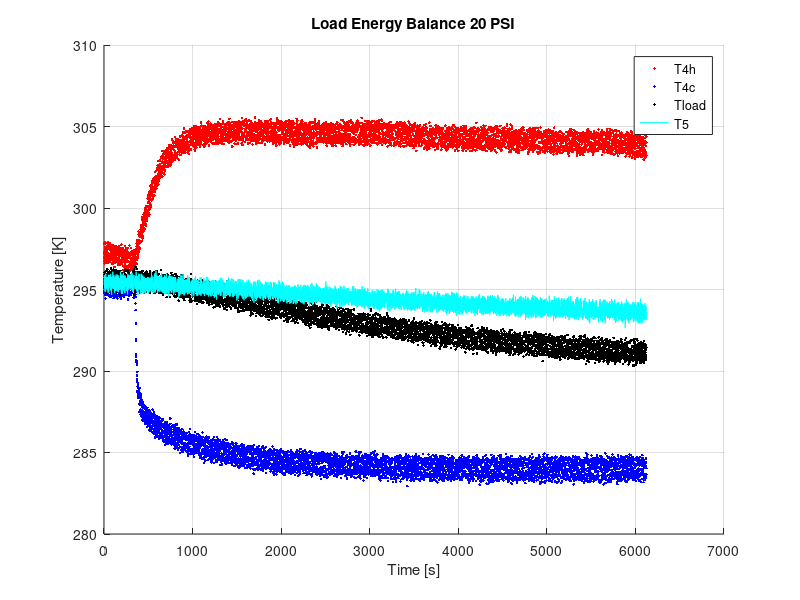
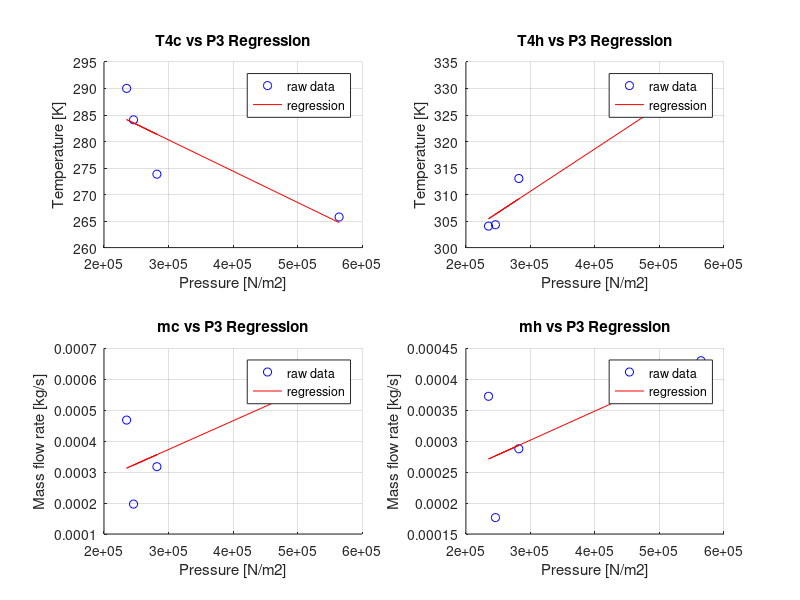
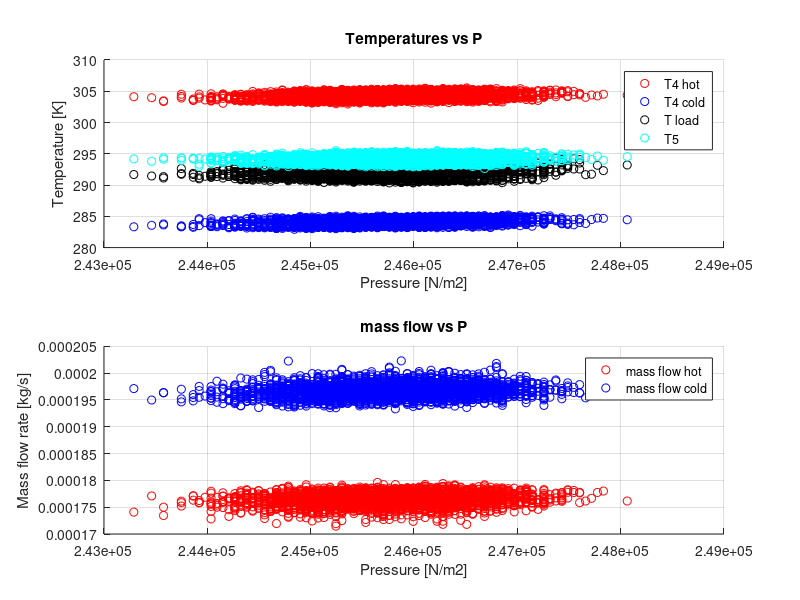
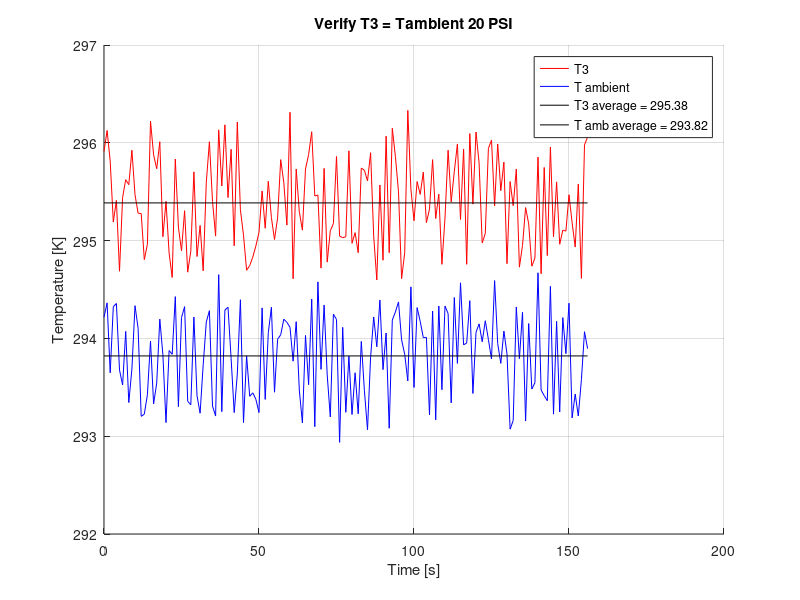

Write MATLAB code to recreate these figures, in order.
% Reset Console
clc
clear all
clf
%%

%load('0psi_T4c-T5');
load('20psi_T4c-T5');
%load('20psi_T3-Tamb_ss');
load('p4c20');

%constants
    plab = 14.84; %psi
    plab = plab * 6894.76; %convert to [N/m2]
    amb_temp = 71.15; %F
    amb_temp = (5/9) .* (amb_temp - 32) + 273.15; %convert to [K]
    R = 287; %gas constant
    cp = 1006; %pressure constant
    
%convert gauge p to N/m2 absolute pressure = gauge_p + ambient_p
    P3_20 = (P_3_20psi .*6895)  + plab;
    P4c20 = (p4c(1:end,2) .*6895)  + plab;
    P5_20 = (P_5_20psi .*6895)  + plab;
    
%absolute temperatures (K)
    T4h20 = ((5./9) .* (T_4_h_20psi - 32)) + 273.15;
    T4c20 = ((5./9) .* (T_4_c_20psi - 32)) + 273.15;
    Tload = ((5./9) .* (T_load_20psi - 32)) + 273.15;
    T5 = ((5./9) .* (T_5_20psi - 32)) + 273.15; 
    
%mass flow rates to kg/s
    Vc20 = v_dot_cold_20psi ./ 60000;
    Vh20 = v_dot_hot_20psi ./ 60000;
    mc20 = (plab .* Vc20(1:end-1))./(R .* T5);
    mh20 = (plab .* Vh20(1:end-1))./(R .* T4h20);
    input_m20 = mc20 + mh20;
    
%load steady state analysis
figure(1)
hold on
grid on
plot(p4c(1:end,1),T4h20,'r.')
plot(p4c(1:end,1),T4c20,'b.')
plot(p4c(1:end,1),Tload,'k.')
plot(p4c(1:end,1),T5,'c')
xlabel('Time [s]')
ylabel('Temperature [K]')
legend('T4h','T4c','Tload','T5')
title('Load Energy Balance 20 PSI')
hold off
    
%Rins_20 = (amb_temp - Tloadss) ./ (mcss .* cp .* (T5ss - T4css)) %for nom psi = 20

% T4h20_s = mean(T4h20(2000:end));
% T4c20_s = mean(T4c20(2000:end));
% mc20_s = mean(mc20(2000:end));
% mh20_s = mean(mh20(2000:end));
% P3_20_s = mean(P3_20(2000:end));
% P4c20_s = mean(P4c20(2000:end));
% P5_20_s = mean(P5_20(2000:end));
% Tload_s = mean(Tload(2000:end));
% T5_s = mean(T5(2000:end));

load('points')

[x1,y1] = polyfit(P3_20_s,T4c20_s,1);%lin reg T4c
[x2,y2] = polyfit(P3_20_s,T4h20_s,1);%lin reg T4h
[x3,y3] = polyfit(P3_20_s,mc20_s,1);%lin reg mc
[x4,y4] = polyfit(P3_20_s,mh20_s,1);%lin reg mh

figure(2)
hold on
grid on
%plot(P3_s,(x1(1).*P3) + x1(2),'k-')
subplot(2,2,1)
hold on
grid on
plot(P3_20_s,T4c20_s,'bo')
plot(P3_20_s,(x1(1).*P3_20_s) + x1(2),'r')
title('T4c vs P3 Regression')
legend('raw data', 'regression')
xlabel('Pressure [N/m2]')
ylabel('Temperature [K]')
subplot(2,2,2)
hold on
grid on
plot(P3_20_s,T4h20_s,'bo')
plot(P3_20_s,(x2(1).*P3_20_s) + x2(2),'r')
title('T4h vs P3 Regression')
legend('raw data', 'regression')
xlabel('Pressure [N/m2]')
ylabel('Temperature [K]')
subplot(2,2,3)
hold on
grid on
plot(P3_20_s,mc20_s,'bo')
plot(P3_20_s,(x3(1).*P3_20_s) + x3(2),'r')
title('mc vs P3 Regression')
legend('raw data', 'regression')
xlabel('Pressure [N/m2]')
ylabel('Mass flow rate [kg/s]')
subplot(2,2,4)
hold on
grid on
plot(P3_20_s,mh20_s,'bo')
plot(P3_20_s,(x4(1).*P3_20_s) + x4(2),'r')
title('mh vs P3 Regression')
legend('raw data', 'regression')
xlabel('Pressure [N/m2]')
ylabel('Mass flow rate [kg/s]')
% xlabel('Pressure [N/m^2]')
% ylabel('Temperature [K]')
% legend('Raw Data')
% title('T4c vs P3 Linear Regression')
hold off

%steady state raw
figure(3)
subplot(2,1,1)
hold on
grid on
plot(P3_20(2000:end,1),T4h20(2000:end),'ro')

plot(P3_20(2000:end,1),T4c20(2000:end),'bo')

plot(P3_20(2000:end,1),Tload(2000:end),'ko')

plot(P3_20(2000:end,1),T5(2000:end),'co')
legend('T4 hot','T4 cold', 'T load', 'T5')
title('Temperatures vs P')
xlabel('Pressure [N/m2]')
ylabel('Temperature [K]')
subplot(2,1,2)
hold on
grid on
plot(P3_20(2000:end,1),mh20(2000:end),'ro')

plot(P3_20(2000:end,1),mc20(2000:end),'bo')
legend('mass flow hot', 'mass flow cold')
title('mass flow vs P')
xlabel('Pressure [N/m2]')
ylabel('Mass flow rate [kg/s]')
%plotting T4c vs P3
% figure(2)
% hold on
% grid on
% subplot(2,2,1)
% plot(P3_20_s,T4h20_s,'k.')
% subplot(2,2,2)
% plot(P3_20_s,T4c20_s,'b.')
% subplot(2,2,3)
% plot(P3_20_s,mc20_s,'r.')
% subplot(2,2,4)
% plot(P3_20_s,mh20_s,'c.')
% xlabel('Pressure [N/m^2]')
% ylabel('Temperature [K]')
%legend('T4c vs P3 Regression','Raw Data')
%title('T4c vs P3 Linear Regression')
% hold off

%%
load('20psi_T3-Tamb_ss');

T_3_20psi = ((5./9) .* (T_3_20psi - 32)) + 273.15;
T_amb_20psi = ((5./9) .* (T_amb_20psi - 32)) + 273.15;
T3_avg = [mean(T_3_20psi),mean(T_3_20psi)];
T_amb_avg = [mean(T_amb_20psi),mean(T_amb_20psi)];

figure(4)
hold on
grid on
plot(p4c(1:157,1),T_3_20psi,'r')
plot(p4c(1:157,1),T_amb_20psi,'b')
plot([p4c(1,1),p4c(157,1)],T3_avg,'k')
plot([p4c(1,1),p4c(157,1)],T_amb_avg,'k')
xlabel('Time [s]')
ylabel('Temperature [K]')
legend('T3','T ambient','T3 average = 295.38','T amb average = 293.82')
title('Verify T3 = Tambient 20 PSI')
hold off